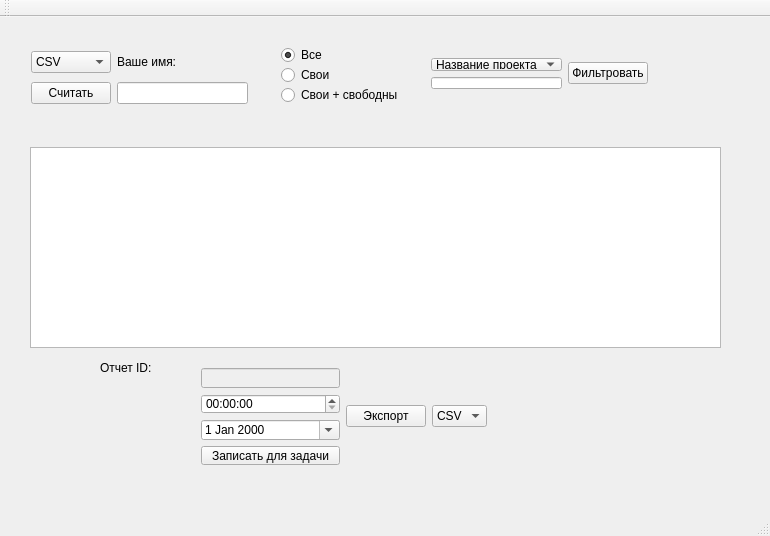
<?xml version="1.0" encoding="UTF-8"?>
<ui version="4.0">
 <class>MainWindow</class>
 <widget class="QMainWindow" name="MainWindow">
  <property name="enabled">
   <bool>true</bool>
  </property>
  <property name="geometry">
   <rect>
    <x>0</x>
    <y>0</y>
    <width>770</width>
    <height>536</height>
   </rect>
  </property>
  <property name="windowTitle">
   <string>MainWindow</string>
  </property>
  <widget class="QWidget" name="centralWidget">
   <widget class="QLabel" name="label">
    <property name="geometry">
     <rect>
      <x>100</x>
      <y>340</y>
      <width>81</width>
      <height>21</height>
     </rect>
    </property>
    <property name="text">
     <string>Отчет ID:</string>
    </property>
   </widget>
   <widget class="QTableView" name="tableView">
    <property name="geometry">
     <rect>
      <x>30</x>
      <y>130</y>
      <width>691</width>
      <height>201</height>
     </rect>
    </property>
    <property name="cursor" stdset="0">
     <cursorShape>PointingHandCursor</cursorShape>
    </property>
    <property name="selectionBehavior">
     <enum>QAbstractItemView::SelectRows</enum>
    </property>
   </widget>
   <widget class="QWidget" name="layoutWidget">
    <property name="geometry">
     <rect>
      <x>20</x>
      <y>20</y>
      <width>239</width>
      <height>82</height>
     </rect>
    </property>
    <layout class="QGridLayout" name="gridLayout">
     <item row="0" column="0">
      <widget class="QComboBox" name="comboBoxFile">
       <item>
        <property name="text">
         <string>CSV</string>
        </property>
       </item>
       <item>
        <property name="text">
         <string>XML</string>
        </property>
       </item>
      </widget>
     </item>
     <item row="1" column="0">
      <widget class="QPushButton" name="pushButtonRead">
       <property name="text">
        <string>Считать</string>
       </property>
      </widget>
     </item>
     <item row="1" column="1">
      <widget class="QLineEdit" name="lineEditName"/>
     </item>
     <item row="0" column="1">
      <widget class="QLabel" name="label_2">
       <property name="text">
        <string>Ваше имя:</string>
       </property>
      </widget>
     </item>
    </layout>
   </widget>
   <widget class="QWidget" name="layoutWidget">
    <property name="geometry">
     <rect>
      <x>270</x>
      <y>20</y>
      <width>138</width>
      <height>76</height>
     </rect>
    </property>
    <layout class="QVBoxLayout" name="verticalLayout">
     <item>
      <widget class="QRadioButton" name="radioButtonAll">
       <property name="text">
        <string>Все</string>
       </property>
       <property name="checked">
        <bool>true</bool>
       </property>
      </widget>
     </item>
     <item>
      <widget class="QRadioButton" name="radioButtonMy">
       <property name="text">
        <string>Свои</string>
       </property>
      </widget>
     </item>
     <item>
      <widget class="QRadioButton" name="radioButtonMyNot">
       <property name="text">
        <string>Свои + свободные</string>
       </property>
      </widget>
     </item>
    </layout>
   </widget>
   <widget class="QWidget" name="layoutWidget">
    <property name="geometry">
     <rect>
      <x>420</x>
      <y>30</y>
      <width>239</width>
      <height>53</height>
     </rect>
    </property>
    <layout class="QGridLayout" name="gridLayout_2">
     <item row="0" column="0">
      <widget class="QComboBox" name="comboBoxFilter">
       <item>
        <property name="text">
         <string>Название проекта</string>
        </property>
       </item>
       <item>
        <property name="text">
         <string>Название задачи</string>
        </property>
       </item>
       <item>
        <property name="text">
         <string>ID задачи</string>
        </property>
       </item>
       <item>
        <property name="text">
         <string>Трудоемкость</string>
        </property>
       </item>
      </widget>
     </item>
     <item row="0" column="1" rowspan="2">
      <widget class="QPushButton" name="pushButtonFilter">
       <property name="text">
        <string>Фильтровать</string>
       </property>
      </widget>
     </item>
     <item row="1" column="0">
      <widget class="QLineEdit" name="lineEditFilter"/>
     </item>
    </layout>
   </widget>
   <widget class="QWidget" name="">
    <property name="geometry">
     <rect>
      <x>190</x>
      <y>340</y>
      <width>308</width>
      <height>119</height>
     </rect>
    </property>
    <layout class="QHBoxLayout" name="horizontalLayout">
     <item>
      <layout class="QVBoxLayout" name="verticalLayout_2">
       <item>
        <widget class="QLineEdit" name="lineEditTaskName">
         <property name="enabled">
          <bool>false</bool>
         </property>
        </widget>
       </item>
       <item>
        <widget class="QTimeEdit" name="timeEdit"/>
       </item>
       <item>
        <widget class="QDateEdit" name="dateEdit">
         <property name="calendarPopup">
          <bool>true</bool>
         </property>
        </widget>
       </item>
       <item>
        <widget class="QPushButton" name="pushButtonSaveTask">
         <property name="text">
          <string>Записать для задачи</string>
         </property>
        </widget>
       </item>
      </layout>
     </item>
     <item>
      <widget class="QPushButton" name="pushButtonExport">
       <property name="text">
        <string>Экспорт</string>
       </property>
      </widget>
     </item>
     <item>
      <widget class="QComboBox" name="comboBoxFileExport">
       <item>
        <property name="text">
         <string>CSV</string>
        </property>
       </item>
       <item>
        <property name="text">
         <string>XML</string>
        </property>
       </item>
      </widget>
     </item>
     <item>
      <layout class="QVBoxLayout" name="verticalLayout_3"/>
     </item>
    </layout>
   </widget>
  </widget>
  <widget class="QMenuBar" name="menuBar">
   <property name="geometry">
    <rect>
     <x>0</x>
     <y>0</y>
     <width>770</width>
     <height>26</height>
    </rect>
   </property>
  </widget>
  <widget class="QToolBar" name="mainToolBar">
   <attribute name="toolBarArea">
    <enum>TopToolBarArea</enum>
   </attribute>
   <attribute name="toolBarBreak">
    <bool>false</bool>
   </attribute>
  </widget>
  <widget class="QStatusBar" name="statusBar"/>
 </widget>
 <layoutdefault spacing="6" margin="11"/>
 <resources/>
 <connections/>
</ui>
